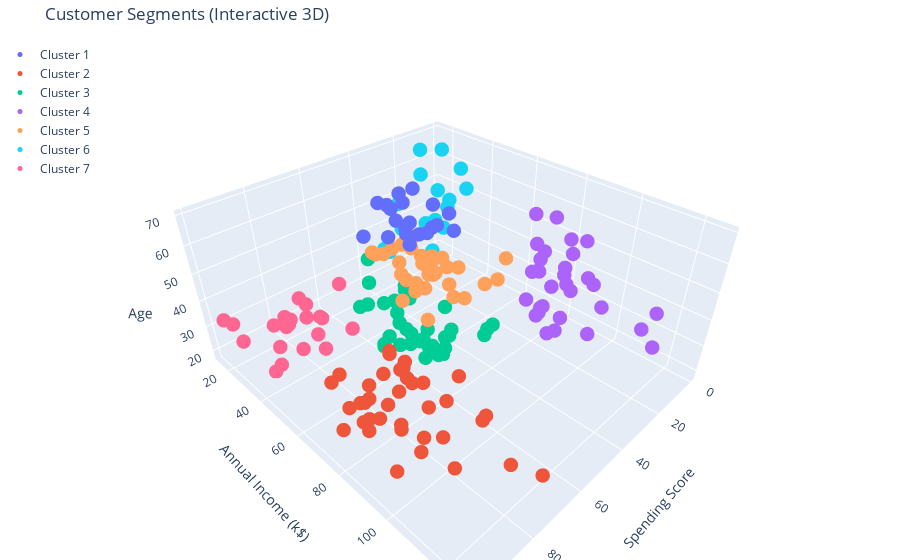

The notebook cell this image was saved under:
### Markdown cell above
#### Interactive Visualization of 3D Clusters using Plotly

### Code cell
# Create traces for each cluster
trace0 = go.Scatter3d(
    x=df02['Spending Score (1-100)'],
    y=df02['Annual Income (k$)'],
    z=df02['Age'],
    mode='markers',
    marker=dict(size=5),
    name='Cluster 1'
)

trace1 = go.Scatter3d(
    x=df12['Spending Score (1-100)'],
    y=df12['Annual Income (k$)'],
    z=df12['Age'],
    mode='markers',
    marker=dict(size=5),
    name='Cluster 2'
)

trace2 = go.Scatter3d(
    x=df22['Spending Score (1-100)'],
    y=df22['Annual Income (k$)'],
    z=df22['Age'],
    mode='markers',
    marker=dict(size=5),
    name='Cluster 3'
)

trace3 = go.Scatter3d(
    x=df32['Spending Score (1-100)'],
    y=df32['Annual Income (k$)'],
    z=df32['Age'],
    mode='markers',
    marker=dict(size=5),
    name='Cluster 4'
)

trace4 = go.Scatter3d(
    x=df42['Spending Score (1-100)'],
    y=df42['Annual Income (k$)'],
    z=df42['Age'],
    mode='markers',
    marker=dict(size=5),
    name='Cluster 5'
)

trace5 = go.Scatter3d(
    x=df52['Spending Score (1-100)'],
    y=df52['Annual Income (k$)'],
    z=df52['Age'],
    mode='markers',
    marker=dict(size=5),
    name='Cluster 6'
)

trace6 = go.Scatter3d(
    x=df62['Spending Score (1-100)'],
    y=df62['Annual Income (k$)'],
    z=df62['Age'],
    mode='markers',
    marker=dict(size=5),
    name='Cluster 7'
)

# Combine all traces
data = [trace0, trace1, trace2, trace3, trace4, trace5, trace6]

# Layout configuration
layout = go.Layout(
    title='Customer Segments (Interactive 3D)',
    scene=dict(
        xaxis_title='Spending Score',
        yaxis_title='Annual Income (k$)',
        zaxis_title='Age'
    ),
    margin=dict(l=0, r=0, b=0, t=40),
    legend=dict(x=0, y=1)
)

# Plot figure
fig = go.Figure(data=data, layout=layout)
fig.show()

### Figure 1 — Plotly figure (JSON) as saved in the notebook; plotly's stock layout.template omitted (floating-point values rounded to 4 significant figures)
{"data": [{"marker": {"size": 5}, "mode": "markers", "name": "Cluster 1", "type": "scatter3d", "x": [35, 60, 46, 56, 52, 51, 48, 55, 49, 56, 47, 51, 41, 55, 59, 50, 43, 48, 52, 43], "y": [38, 43, 44, 46, 47, 48, 48, 49, 50, 50, 54, 54, 54, 59, 62, 63, 63, 63, 63, 65], "z": [65, 59, 69, 70, 67, 63, 68, 70, 60, 60, 59, 57, 67, 68, 67, 66, 68, 66, 65, 63]}, {"marker": {"size": 5}, "mode": "markers", "name": "Cluster 2", "type": "scatter3d", "x": [91, 77, 95, 75, 75, 71, 88, 73, 72, 93, 87, 97, 74, 90, 88, 76, 89, 78, 73, 83, 93, 75, 95, 63, 75, 92, 86, 69, 90, 86, 88, 97, 68, 85, 69, 91, 79, 74], "y": [69, 70, 71, 71, 71, 72, 73, 73, 74, 75, 76, 77, 77, 78, 78, 78, 78, 78, 78, 79, 81, 85, 86, 87, 87, 87, 88, 88, 93, 97, 98, 99, 101, 103, 103, 113, 120, 126], "z": [39, 31, 40, 38, 39, 31, 29, 32, 35, 32, 32, 28, 32, 34, 39, 38, 27, 30, 30, 29, 31, 36, 33, 32, 28, 36, 30, 27, 35, 32, 29, 30, 28, 36, 32, 38, 35, 32]}, {"marker": {"size": 5}, "mode": "markers", "name": "Cluster 3", "type": "scatter3d", "x": [39, 40, 61, 47, 42, 42, 60, 54, 51, 55, 59, 59, 47, 54, 52, 57, 55, 60, 41, 42, 52, 50, 49, 41, 55, 42, 54, 46, 48, 50, 56, 29, 34, 40], "y": [15, 17, 39, 40, 40, 40, 42, 43, 46, 46, 48, 48, 48, 54, 54, 54, 57, 58, 59, 60, 60, 60, 61, 62, 62, 62, 63, 64, 65, 65, 67, 70, 72, 76], "z": [19, 31, 31, 27, 29, 31, 33, 31, 27, 19, 18, 19, 32, 26, 23, 21, 22, 34, 18, 32, 24, 27, 20, 23, 26, 21, 19, 19, 18, 19, 27, 23, 25, 28]}, {"marker": {"size": 5}, "mode": "markers", "name": "Cluster 4", "type": "scatter3d", "x": [11, 9, 5, 7, 10, 5, 12, 22, 17, 20, 16, 1, 1, 5, 26, 20, 27, 13, 10, 13, 15, 14, 32, 15, 39, 24, 17, 23, 8, 16, 28], "y": [71, 71, 73, 73, 74, 75, 77, 78, 78, 78, 78, 78, 78, 81, 85, 86, 87, 87, 87, 88, 88, 93, 97, 98, 99, 101, 103, 103, 113, 120, 126], "z": [59, 47, 20, 44, 19, 57, 25, 34, 43, 44, 47, 37, 34, 19, 50, 42, 36, 40, 36, 52, 58, 59, 37, 46, 41, 54, 41, 34, 33, 47, 45]}, {"marker": {"size": 5}, "mode": "markers", "name": "Cluster 5", "type": "scatter3d", "x": [36, 55, 52, 45, 41, 50, 46, 59, 50, 42, 53, 48, 42, 55, 44, 46, 58, 46, 49, 40, 47, 42, 48, 56, 46, 42, 59, 43, 57, 40, 58, 35, 36, 35], "y": [39, 40, 42, 43, 43, 44, 46, 47, 48, 49, 54, 54, 54, 54, 54, 54, 57, 58, 60, 60, 60, 61, 62, 62, 63, 64, 65, 67, 67, 67, 69, 71, 77, 79], "z": [48, 50, 49, 50, 47, 51, 53, 54, 43, 47, 45, 40, 49, 38, 46, 48, 55, 50, 48, 40, 47, 48, 49, 49, 54, 38, 49, 51, 50, 38, 40, 43, 48, 56]}, {"marker": {"size": 5}, "mode": "markers", "name": "Cluster 6", "type": "scatter3d", "x": [6, 6, 3, 14, 15, 13, 35, 29, 35, 5, 14, 32, 31, 4, 4, 14, 17, 26, 28], "y": [16, 18, 19, 19, 20, 20, 21, 23, 24, 25, 28, 28, 29, 30, 33, 33, 34, 37, 39], "z": [20, 35, 64, 67, 58, 37, 35, 52, 35, 46, 54, 45, 40, 60, 53, 49, 42, 36, 49]}, {"marker": {"size": 5}, "mode": "markers", "name": "Cluster 7", "type": "scatter3d", "x": [81, 77, 76, 94, 72, 99, 77, 79, 66, 98, 73, 73, 82, 61, 87, 73, 92, 81, 73, 75, 92, 65], "y": [15, 16, 17, 18, 19, 19, 20, 20, 21, 23, 24, 25, 28, 28, 29, 30, 33, 33, 34, 37, 38, 39], "z": [21, 23, 22, 23, 30, 35, 24, 22, 20, 35, 25, 31, 29, 35, 23, 21, 18, 21, 30, 20, 24, 24]}], "layout": {"legend": {"x": 0, "y": 1}, "margin": {"b": 0, "l": 0, "r": 0, "t": 40}, "scene": {"xaxis": {"title": {"text": "Spending Score"}}, "yaxis": {"title": {"text": "Annual Income (k$)"}}, "zaxis": {"title": {"text": "Age"}}}, "title": {"text": "Customer Segments (Interactive 3D)"}}}
